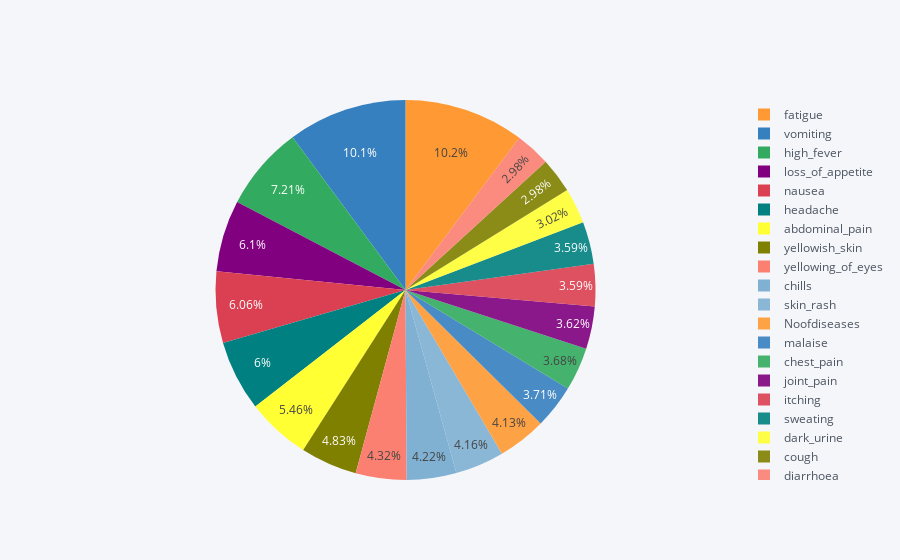

Source (notebook cell):
### Code cell
disyes[:20].iplot(kind='pie',labels='index',values=1)

### Figure 1 — Plotly figure (JSON) as saved in the notebook; plotly's stock layout.template omitted (floating-point values rounded to 4 significant figures)
{"data": [{"labels": ["fatigue", "vomiting", "high_fever", "loss_of_appetite", "nausea", "headache", "abdominal_pain", "yellowish_skin", "yellowing_of_eyes", "chills", "skin_rash", "Noofdiseases", "malaise", "chest_pain", "joint_pain", "itching", "sweating", "dark_urine", "cough", "diarrhoea"], "marker": {"colors": ["rgba(255, 153, 51, 1.0)", "rgba(55, 128, 191, 1.0)", "rgba(50, 171, 96, 1.0)", "rgba(128, 0, 128, 1.0)", "rgba(219, 64, 82, 1.0)", "rgba(0, 128, 128, 1.0)", "rgba(255, 255, 51, 1.0)", "rgba(128, 128, 0, 1.0)", "rgba(251, 128, 114, 1.0)", "rgba(128, 177, 211, 1.0)", "rgba(128, 177, 211, 0.8999999999999999)", "rgba(255, 153, 51, 0.8999999999999999)", "rgba(55, 128, 191, 0.8999999999999999)", "rgba(50, 171, 96, 0.8999999999999999)", "rgba(128, 0, 128, 0.8999999999999999)", "rgba(219, 64, 82, 0.8999999999999999)", "rgba(0, 128, 128, 0.8999999999999999)", "rgba(255, 255, 51, 0.8999999999999999)", "rgba(128, 128, 0, 0.8999999999999999)", "rgba(251, 128, 114, 0.8999999999999999)"]}, "name": "", "type": "pie", "values": [1932, 1914, 1362, 1152, 1146, 1134, 1032, 912, 816, 798, 786, 780, 702, 696, 684, 678, 678, 570, 564, 564]}], "layout": {"legend": {"bgcolor": "#F5F6F9", "font": {"color": "#4D5663"}}, "paper_bgcolor": "#F5F6F9", "plot_bgcolor": "#F5F6F9", "titlefont": {"color": "#4D5663"}}}
